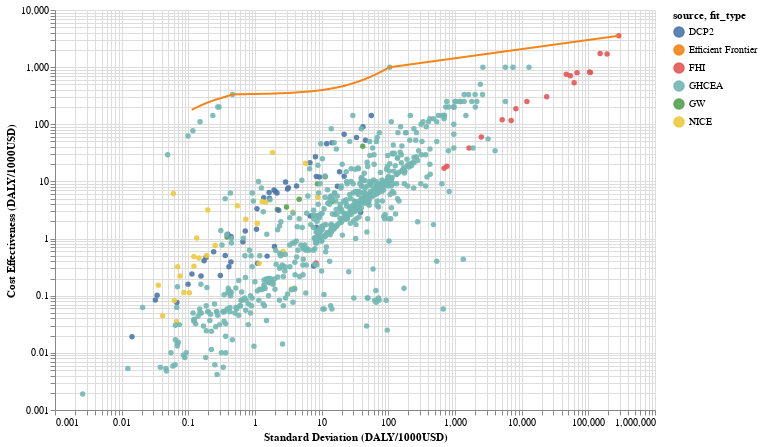

Notebook code cell kept with this figure:
### Code cell
plt_df = comb_df.round({'cost_effectiveness': 4, 'stdev': 4}).copy()

#Create an interactive chart with the frontier
points = alt.Chart(plt_df).mark_circle().encode(
    alt.X('stdev:Q', scale=alt.Scale(type='log'), 
          axis=alt.Axis(title='Standard Deviation (DALY/1000USD)')),
    alt.Y('cost_effectiveness:Q', scale=alt.Scale(type='log'),
          axis=alt.Axis(title='Cost Effectiveness (DALY/1000USD)')),
    color='source', 
    tooltip=['source','intervention','stdev', 'cost_effectiveness'],
    opacity=alt.value(0.9)
).properties(
    width=600,
    height=400
).interactive()

## Just the frontier
lines_df = pd.DataFrame.from_dict({'stdev': frontier['risks'], 
    'yfit': frontier['returns'], 'fit_type': 'Efficient Frontier'})
lines = alt.Chart(lines_df).mark_line().encode(
    x='stdev',
    y='yfit',
    color='fit_type'
)

chart = points + lines
##https://github.com/altair-viz/altair/issues/858, updated altair to solve
#chart.save('meta-returns.html')
chart

### Figure 1 — Vega-Lite specification as saved in the notebook (floating-point values rounded to 4 significant figures; data arrays with more than 128 entries replaced by an {"elided": "..."} marker saying what was removed)
{"config": {"view": {"continuousWidth": 400, "continuousHeight": 300}}, "layer": [{"data": {"name": "data-fb52e8c155e8c488e98f11227be5b106"}, "mark": "circle", "encoding": {"color": {"type": "nominal", "field": "source"}, "opacity": {"value": 0.9}, "tooltip": [{"type": "nominal", "field": "source"}, {"type": "nominal", "field": "intervention"}, {"type": "quantitative", "field": "stdev"}, {"type": "quantitative", "field": "cost_effectiveness"}], "x": {"type": "quantitative", "axis": {"title": "Standard Deviation (DALY/1000USD)"}, "field": "stdev", "scale": {"type": "log"}}, "y": {"type": "quantitative", "axis": {"title": "Cost Effectiveness (DALY/1000USD)"}, "field": "cost_effectiveness", "scale": {"type": "log"}}}, "height": 400, "selection": {"selector002": {"type": "interval", "bind": "scales", "encodings": ["x", "y"]}}, "width": 600}, {"data": {"name": "data-753630bcb34e7e18ce2f452d83ca39c2"}, "mark": "line", "encoding": {"color": {"type": "nominal", "field": "fit_type"}, "x": {"type": "quantitative", "field": "stdev"}, "y": {"type": "quantitative", "field": "yfit"}}}], "$schema": "https://vega.github.io/schema/vega-lite/v4.8.1.json", "datasets": {"data-fb52e8c155e8c488e98f11227be5b106": {"elided": "761 records"}, "data-753630bcb34e7e18ce2f452d83ca39c2": {"elided": "250 records"}}}
